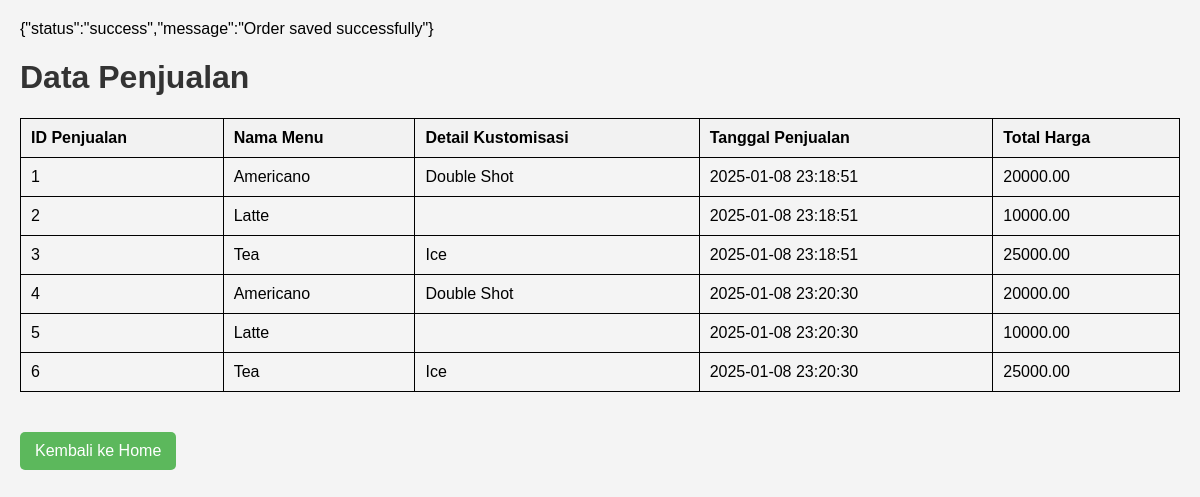
Screenshot of /php/data_penjualan.php with the database file from the repository.
### tables this page shows
CREATE TABLE `sales` (
  `id` int(11) NOT NULL,
  `menu_id` int(11) NOT NULL,
  `customization_detail` text DEFAULT NULL,
  `sale_date` datetime DEFAULT current_timestamp(),
  `total_price` decimal(10,2) NOT NULL
);

CREATE TABLE `menu` (
  `id` int(11) NOT NULL,
  `name_` varchar(255) NOT NULL,
  `price` decimal(10,2) NOT NULL,
  `image_url` text DEFAULT NULL,
  `customization` text DEFAULT NULL,
  `category` varchar(100) DEFAULT NULL
);

### php/data_penjualan.php (the view, shortened to what this page needs)
<?php
include 'db_conn.php';
$querySales = "SELECT s.id, m.name_ AS menu_name, s.customization_detail, s.sale_date, s.total_price
               FROM sales s
               JOIN menu m ON s.menu_id = m.id";
$resultSales = $conn->query($querySales);
$sales = $resultSales->fetch_all(MYSQLI_ASSOC);
?>
<!DOCTYPE html>
<html lang="en">
<head>
</head>
<body>
    <h1>Data Penjualan</h1>
    <table>
        <thead>
            <tr>
                <th>ID Penjualan</th>
                <th>Nama Menu</th>
                <th>Detail Kustomisasi</th>
                <th>Tanggal Penjualan</th>
                <th>Total Harga</th>
            </tr>
        </thead>
        <tbody>
            <?php foreach ($sales as $sale): ?>
                <tr>
                    <td><?= htmlspecialchars($sale['id']); ?></td>
                    <td><?= htmlspecialchars($sale['menu_name']); ?></td>
                    <td><?= htmlspecialchars($sale['customization_detail']); ?></td>
                    <td><?= htmlspecialchars($sale['sale_date']); ?></td>
                    <td><?= htmlspecialchars($sale['total_price']); ?></td>
                </tr>
            <?php endforeach; ?>
        </tbody>
    </table>
    <a href="../html/home.html">Kembali ke Home</a>
</body>
</html>

### php/data_penjualan.php (style rules this page uses)
body { font-family: Arial, sans-serif; margin: 20px; background-color: #f4f4f4; }
h1 { color: #333; }
table { width: 100%; border-collapse: collapse; margin-bottom: 20px; }
table, th, td { border: 1px solid black; }
th, td { padding: 10px; text-align: left; }
th { background-color: #f2f2f2; }
a { display: inline-block; margin-top: 20px; padding: 10px 15px; background-color: #5cb85c; color: white; text-decoration: none; border-radius: 5px; }

### rows the page displays
sales: id "1", menu.name_ "Americano", customization_detail "Double Shot", sale_date "2025-01-08 23:18:51", total_price "20000.00"
sales: id "2", menu.name_ "Latte", sale_date "2025-01-08 23:18:51", total_price "10000.00"
sales: id "3", menu.name_ "Tea", customization_detail "Ice", sale_date "2025-01-08 23:18:51", total_price "25000.00"
sales: id "4", menu.name_ "Americano", customization_detail "Double Shot", sale_date "2025-01-08 23:20:30", total_price "20000.00"
sales: id "5", menu.name_ "Latte", sale_date "2025-01-08 23:20:30", total_price "10000.00"
sales: id "6", menu.name_ "Tea", customization_detail "Ice", sale_date "2025-01-08 23:20:30", total_price "25000.00"
